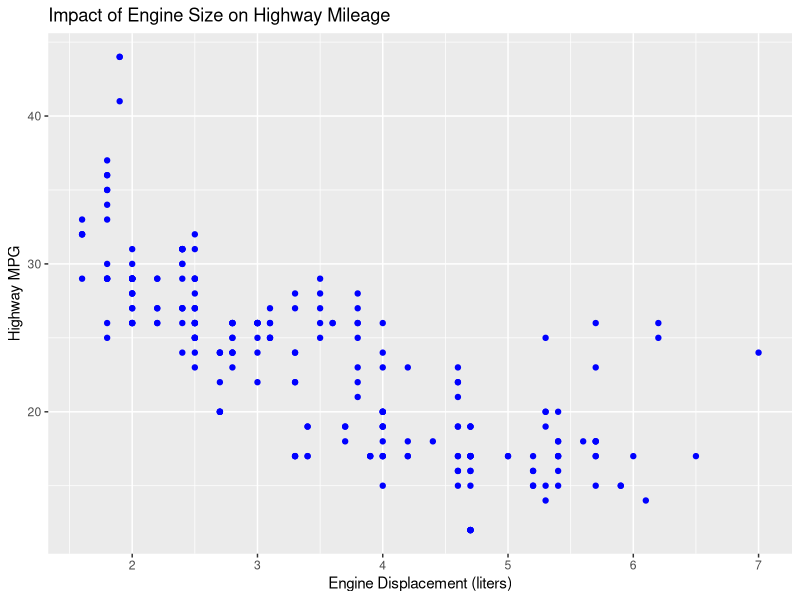

Here is the R script that generated this plot:
## ---- chunk 1
library(tidyverse)

## ---- chunk 2
#| label: fig-fuel-mileage
#| fig-cap: "Fuel mileage scatterplot"

ggplot(mpg, aes(x = displ, y = hwy)) +
geom_point(color = "blue") +
labs(
title = "Impact of Engine Size on Highway Mileage",
x = "Engine Displacement (liters)",
y = "Highway MPG"
)
